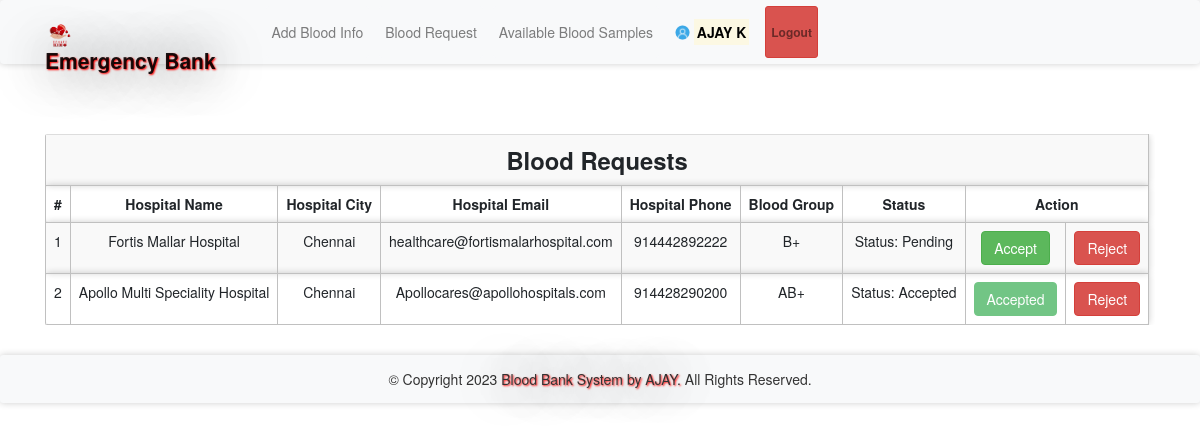
Screenshot of /donor_requests.php (signed in) with the database file from the repository.
### tables this page shows
CREATE TABLE `bloodrequest` (
  `reqid` int(11) NOT NULL,
  `hid` int(11) NOT NULL,
  `rid` int(11) NOT NULL,
  `bg` varchar(11) NOT NULL,
  `status` varchar(100) NOT NULL DEFAULT 'Pending'
);

CREATE TABLE `hospitals` (
  `id` int(11) NOT NULL,
  `hname` varchar(100) NOT NULL,
  `hemail` varchar(100) NOT NULL,
  `hpassword` varchar(100) NOT NULL,
  `hphone` varchar(100) NOT NULL,
  `hcity` varchar(100) NOT NULL
);

### message.php (called while the page is built, shortened)
<?php $counter=0; if(isset($_GET['msg'])) { ?>
	<div class="col-5 alert alert alert-success alert-dismissible fade show card" id="message">
		<button type="button" class="close" data-dismiss="alert" title="close">&times;</button><?php echo $_GET['msg'];?>
	</div>
<?php }?>

### donor_requests.php (the view, shortened to what this page needs)
<?php
require 'file/connection.php';
if (!isset($_SESSION['did'])) {
    header('location:login.php');
} else {
    $did = $_SESSION['did'];
    $sql = "SELECT bloodrequest.*, hospitals.hname, hospitals.hcity, hospitals.hemail, hospitals.hphone
            FROM bloodrequest
            JOIN hospitals ON bloodrequest.hid = hospitals.id
            WHERE rid = '$did'";
    $result = mysqli_query($conn, $sql);
?>
<!DOCTYPE html>
<html>
<?php require 'head.php'; ?>
<body>
    <?php require 'header.php'; ?>
    <div class="container cont">
        <?php require 'message.php'; ?>
        <table class="table table-responsive table-striped rounded mb-5">
            <tr><th colspan="9" class="title">Blood Requests</th></tr>
            <tr>
                <th>#</th>
                <th>Hospital Name</th>
                <th>Hospital City</th>
                <th>Hospital Email</th>
                <th>Hospital Phone</th>
                <th>Blood Group</th>
                <th>Status</th>
                <th colspan="2">Action</th>
            </tr>
            <?php while ($row = mysqli_fetch_array($result)) { ?>
            <tr>
                <td><?php echo ++$counter; ?></td>
                <td><?php echo $row['hname']; ?></td>
                <td><?php echo $row['hcity']; ?></td>
                <td><?php echo $row['hemail']; ?></td>
                <td><?php echo $row['hphone']; ?></td>
                <td><?php echo $row['bg']; ?></td>
                <td><?php echo 'Status: ' . $row['status']; ?></td>
                <td>
                    <?php if ($row['status'] == 'Accepted') { ?>
                        <a href="#" class="btn btn-success disabled">Accepted</a>
                    <?php } else { ?>
                        <a href="file/accept.php?reqid=<?php echo $row['reqid']; ?>" class="btn btn-success">Accept</a>
                    <?php } ?>
                </td>
                <td>
                    <?php if ($row['status'] == 'Rejected') { ?>
                        <a href="#" class="btn btn-danger disabled">Rejected</a>
                    <?php } else { ?>
                        <a href="file/reject.php?reqid=<?php echo $row['reqid']; ?>" class="btn btn-danger">Reject</a>
                    <?php } ?>
                </td>
            </tr>
            <?php } ?>
        </table>
    </div>
    <?php require 'footer.php'; ?>
</body>
</html>
<?php } ?>

### css/style.css (style rules this page uses)
.cont { padding-top: 40px; text-align: justify; font-size: 1em; }
.card ,nav, .footer,tr,video { border-radius: 3px; transition: all 200ms ease-out; box-shadow: 0px 0px 7px rgba(0, 0, 0, 0.2); }
tr,th,td { border:0.1px solid silver; text-align: center; }
.title { font-weight: bold; font-size: 1.7em; text-transform: capitalize; text-align: center; }
a:link { text-decoration: none; }

### rows the page displays
bloodrequest: hospitals.hname "Fortis Mallar Hospital", hospitals.hcity "Chennai", hospitals.hemail "healthcare@fortismalarhospital.com", hospitals.hphone "914442892222", bg "B+", status "Pending"
bloodrequest: hospitals.hname "Apollo Multi Speciality Hospital", hospitals.hcity "Chennai", hospitals.hemail "Apollocares@apollohospitals.com", hospitals.hphone "914428290200", bg "AB+", status "Accepted"

### other values shown
$_SESSION['dname'] "AJAY K"
